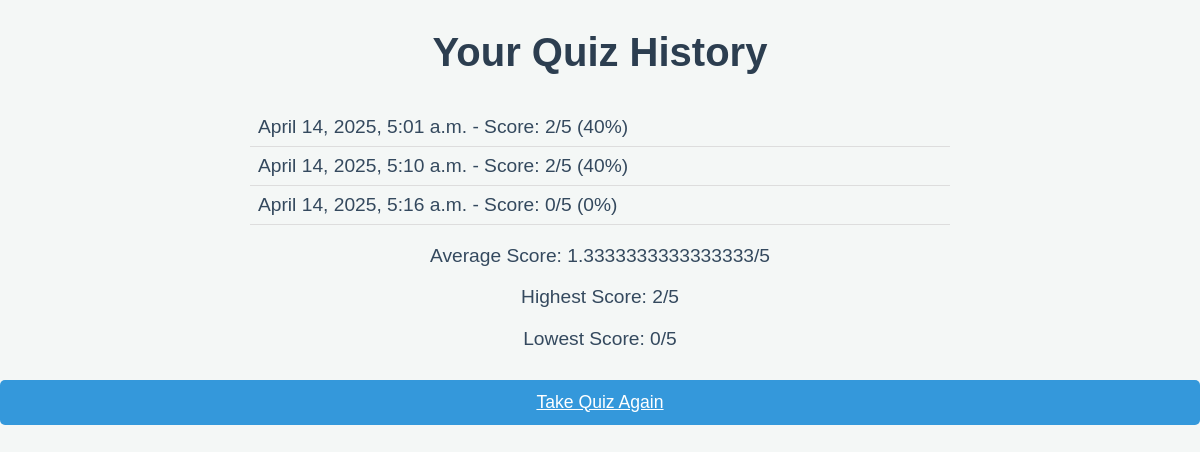
/history/ (signed in), run on the app's committed database.
### quizapp/models.py (models this page shows)
class QuizResult(models.Model):
    user = models.ForeignKey(User, on_delete=models.CASCADE)
    score = models.IntegerField()
    percentage = models.IntegerField()
    date_taken = models.DateTimeField(auto_now_add=True)

### quizapp/views.py (the view)
# urls.py: path('history/', views.history, name='history'),
@login_required
def history(request):
    results = QuizResult.objects.filter(user=request.user)
    avg = results.aggregate(models.Avg('score'))['score__avg'] or 0
    high = results.aggregate(models.Max('score'))['score__max'] or 0
    low = results.aggregate(models.Min('score'))['score__min'] or 0
    return render(request, 'quizapp/history.html', {
        'results': results,
        'avg': avg,
        'high': high,
        'low': low,
    })

### quizapp/templates/quizapp/history.html (shortened to what this page needs)
<h2>Your Quiz History</h2>
<ul>
  {% for r in results %}
  <li>{{ r.date_taken }} - Score: {{ r.score }}/5 ({{ r.percentage }}%)</li>
  {% endfor %}
</ul>
<p>Average Score: {{ avg }}/5</p>
<p>Highest Score: {{ high }}/5</p>
<p>Lowest Score: {{ low }}/5</p>
<a href="{% url 'quiz' %}" class="take-quiz-btn">Take Quiz Again</a>

### quizapp/templates/quizapp/history.html (style rules this page uses)
h2 { text-align: center; font-size: 2.5em; color: #2c3e50; margin-top: 30px; }
ul { max-width: 700px; margin: 20px auto; padding: 0; list-style-type: none; }
ul li { font-size: 1.2em; color: #34495e; padding: 8px; border-bottom: 1px solid #ddd; }
p { font-size: 1.2em; color: #34495e; text-align: center; }
.take-quiz-btn { display: block; width: 100%; margin-top: 30px; padding: 12px 0; background-color: #3498db; color: white; border: none; border-radius: 5px; font-size: 1.1em; text-align: center; cursor: pointer; transition: background-color 0.3s; }

### data on the page
QuizResult: date_taken "April 14, 2025, 5:01 a.m.", score "2", percentage "40"
QuizResult: date_taken "April 14, 2025, 5:10 a.m.", score "2", percentage "40"
QuizResult: date_taken "April 14, 2025, 5:16 a.m.", score "0", percentage "0"

### other printed values
{{ avg }} "1.3333333333333333"
{{ high }} "2"
{{ low }} "0"
